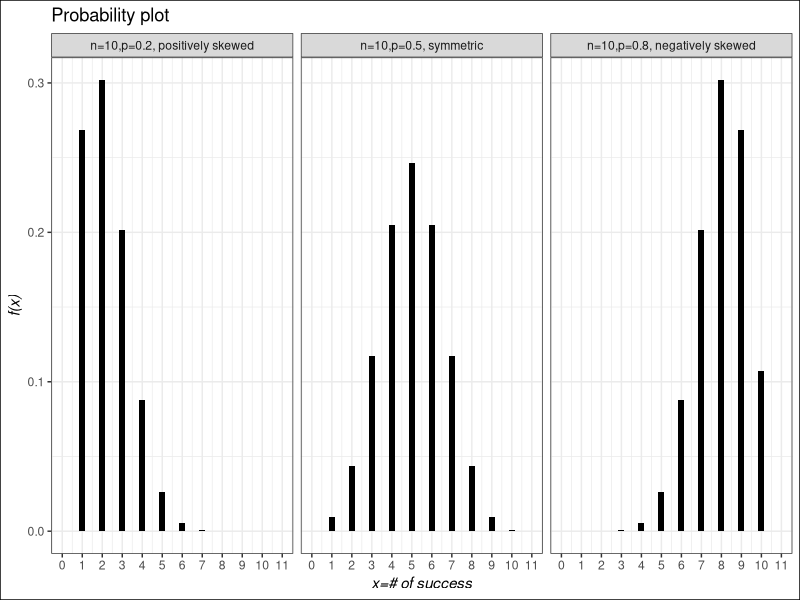
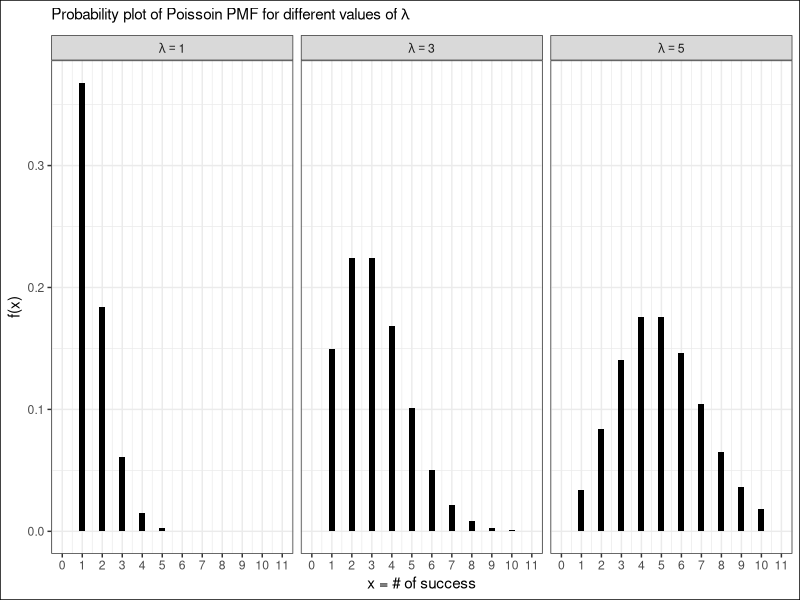

Here is the R script that generated these plots, in order:
## ---- chunk 1
library(tidyverse)
success <- 0:10
p1<-dbinom(success, size=10, prob=.2)
p2<-dbinom(success, size=10, prob=.5)
p3<-dbinom(success, size=10, prob=.8)

wide.df<-data.frame(success,p1,p2,p3)
#wide.df
wide.long<-wide.df%>%gather(key = "p",value = "prob",-success)
#head(wide.long)

wide.long<-wide.long%>%
        mutate(p=recode(p,
                        "p1"="n=10,p=0.2, positively skewed",
                        "p2"="n=10,p=0.5, symmetric",
                        "p3"="n=10,p=0.8, negatively skewed"))
wide.long%>%ggplot(aes(success,prob))+
        geom_col(width = .3,fill="black")+
        facet_wrap(~p)+
        scale_x_continuous(breaks = seq(0, length(success), 1),
                           limits=c(0, length(success)))+
        labs(x="x=# of success",y="f(x)",
             title = "Probability plot" )+
  theme_bw()+
  theme(axis.title = element_text(face = "italic"),
                         plot.background = element_rect(color = "black"))
## ---- chunk 2
#knitr::include_graphics("Binomial distribution_1st page.png")
## ---- chunk 3

p1=dbinom(3,15,0.25)
p2=pbinom(6,15,0.25)-pbinom(2,15,0.25)

## ---- chunk 4

success <- 0:10
ps1<-dpois(success,1 )
ps2<-dpois(success,3 )
ps3<-dpois(success, 5)

wide.ps<-data.frame(success,ps1,ps2,ps3)
#wide.ps

long.ps<-wide.ps%>%gather(key = "p",value = "prob",-success)
#head(long.ps)

long.ps$p<-factor(long.ps$p,labels = c("lambda=={1}","lambda=={3}","lambda=={5}"))
#head(long.ps)

long.ps%>%ggplot(aes(success,prob))+
   geom_col(width = .3,fill="black")+
   facet_wrap(~p,labeller = label_parsed)+
   scale_x_continuous(breaks = seq(0, length(success), 1),
                      limits=c(0, length(success)))+
   labs(x="x = # of success",y="f(x)",
        subtitle =expression(paste("Probability plot of Poissoin PMF for different values of"," ",lambda )))+
   theme_bw()+
  theme(plot.background = element_rect(color = "black"))

## ---- chunk 5
#knitr::include_graphics("Poisson Table.png")
